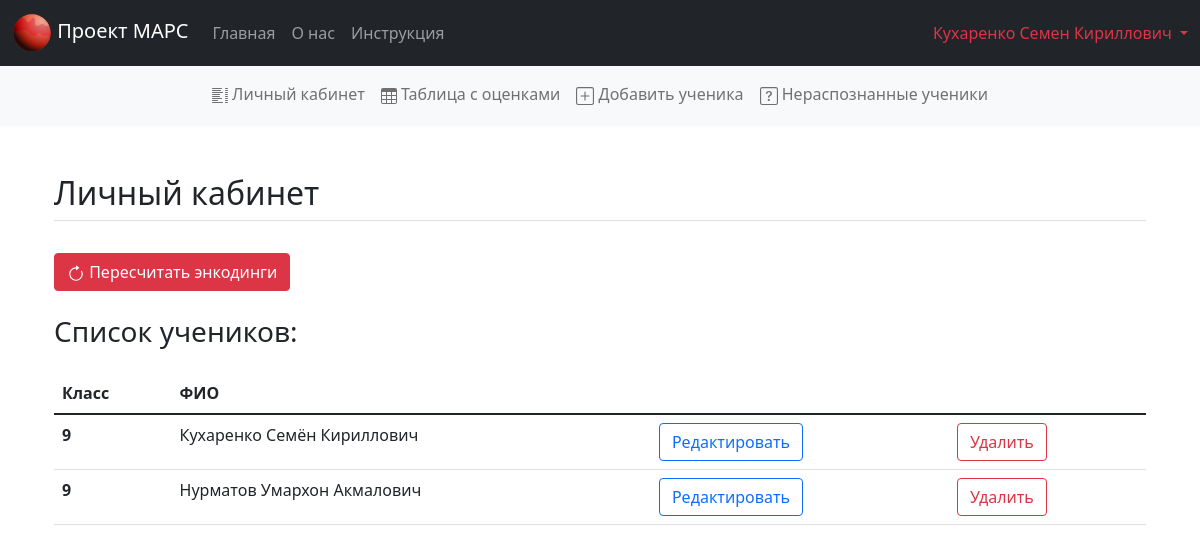
/lk (signed in), run on an earlier commit of the app's database.
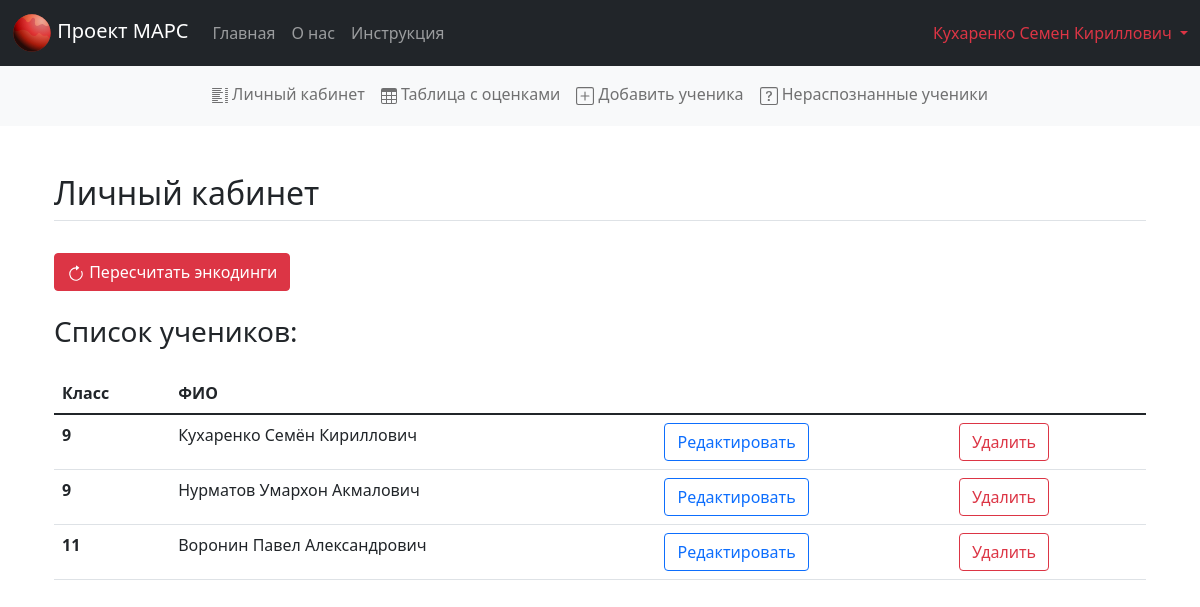
And on a later commit of the database.
### app.py (models this page shows, shortened)
class Student(db.Model):
    id = db.Column(db.Integer, primary_key=True)
    name = db.Column(db.String(100), nullable=False)
    cl = db.Column(db.Integer, nullable=False)
    teacher_id = db.Column(db.Integer)

### app.py (the view)
@app.route('/lk', methods = ["POST", "GET"])
def lk():
    id = session.get('user_id')
    if id is None:
        return redirect('/error_no_access')
    upd = session.get('is-success-upd')
    if upd is None or upd == False:
        g.update = False
    else:
        g.update = True
    session['is-success-upd'] = False
    toadd = session.get('is-success-add')
    if toadd is None or toadd == "-1":
        g.toadd = "-1"
    else:
        g.toadd = session['is-success-add']
    session['is-success-add'] = "-1"
    todel = session.get('is-success-delete')
    if todel is None or todel == "-1":
        g.todel = "-1"
    else:
        g.todel = session['is-success-delete']
    session['is-success-delete'] = "-1"
    if request.method == 'POST':
        update()
        session['is-success-upd'] = True
        return redirect('/lk')
    cur = get_connection_read()
    ask = 'SELECT cl, name, id FROM student WHERE teacher_id = ' + str(id)
    res = sorted(cur.execute(ask).fetchall())
    st = []
    for i in res:
        st.append([i[1], i[0], 'lk/delete_student/student_id=' + str(i[2]), 'lk/edit_student/student_id=' + str(i[2])])
    return render_template('lk.html', students=st)

### app.py (called while the page is built)
def get_connection_read():
    return sqlite3.connect(APP_ROOT + 'data.db').cursor()

@app.before_request
def load_logged_in_user():
    id = session.get('user_id')
    if id is None:
        g.teacher_name = None
    else:
        cur = get_connection_read()
        teacher = cur.execute('SELECT * FROM teacher WHERE id = ?', (id,)).fetchone()
        g.teacher_name = teacher[1]

### templates/lk.html (shortened to what this page needs)
{% extends 'base.html' %}
{% block body %}
<div class="container px-4 py-5" id="body">
    <h2 class="pb-2 border-bottom">Личный кабинет</h2>
    <br>
    <form method="post">
        <button class="btn btn-danger" onclick="onClick(document.getElementById('body'))">
            <svg xmlns="http://www.w3.org/2000/svg" width="18" fill="currentColor" viewBox="0 0 16 16">
                <path fill-rule="evenodd" d="M8 3a5 5 0 1 0 4.546 2.914.5.5 0 0 1 .908-.417A6 6 0 1 1 8 2v1z"/>
                <path d="M8 4.466V.534a.25.25 0 0 1 .41-.192l2.36 1.966c.12.1.12.284 0 .384L8.41 4.658A.25.25 0 0 1 8 4.466z"/>
            </svg>
            Пересчитать энкодинги
        </button>
    </form>
    <br>
    <h3 class="pb-3">Список учеников:</h3>
    <table class="table">
        <thead>
        <tr>
            <th scope="col">Класс</th>
            <th scope="col">ФИО</th>
            <th scope="col"></th>
        </tr>
        </thead>
        <tbody>
            {% for el in students %}
            <tr>
                <th scope="row">{{ el[1] }}</th>
                <td>{{ el[0] }}</td>
                <td><a href={{ el[3] }}>
                    <button type="button" class="btn btn-outline-primary">Редактировать</button>
                </a></td>
                <td><a href={{ el[2] }}>
                    <button type="button" class="btn btn-outline-danger">Удалить</button>
                </a></td>
            </tr>
            {% endfor %}
        </tbody>
    </table>
</div>
{% endblock %}

What changed in the data, as far as the page shows it:
added Student: cl "11", name "Воронин Павел Александрович"
